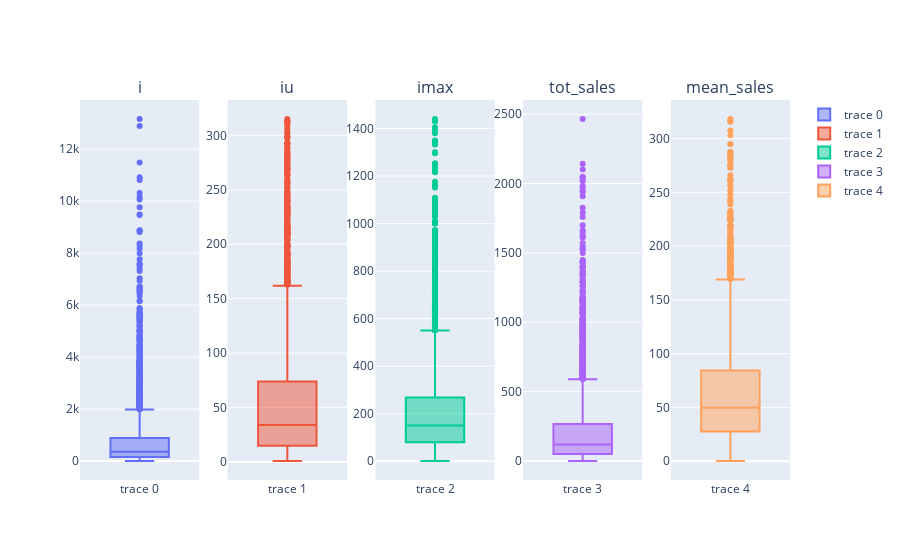

The notebook cell saved with this chart:
### Code cell
boxplots(df_indicators_no_outlier)

### Figure 1 — Plotly figure (JSON) as saved in the notebook; plotly's stock layout.template omitted (floating-point values rounded to 4 significant figures; data arrays with more than 128 entries replaced by an {"elided": "..."} marker saying what was removed)
{"data": [{"type": "box", "xaxis": "x", "y": {"elided": "4183 int values"}, "yaxis": "y"}, {"type": "box", "xaxis": "x2", "y": {"elided": "4183 int values"}, "yaxis": "y2"}, {"type": "box", "xaxis": "x3", "y": {"elided": "4183 int values"}, "yaxis": "y3"}, {"type": "box", "xaxis": "x4", "y": {"elided": "4183 float values"}, "yaxis": "y4"}, {"type": "box", "xaxis": "x5", "y": {"elided": "4183 float values"}, "yaxis": "y5"}], "layout": {"annotations": [{"font": {"size": 16}, "showarrow": false, "text": "i", "x": 0.084, "xanchor": "center", "xref": "paper", "y": 1, "yanchor": "bottom", "yref": "paper"}, {"font": {"size": 16}, "showarrow": false, "text": "iu", "x": 0.292, "xanchor": "center", "xref": "paper", "y": 1, "yanchor": "bottom", "yref": "paper"}, {"font": {"size": 16}, "showarrow": false, "text": "imax", "x": 0.5, "xanchor": "center", "xref": "paper", "y": 1, "yanchor": "bottom", "yref": "paper"}, {"font": {"size": 16}, "showarrow": false, "text": "tot_sales", "x": 0.708, "xanchor": "center", "xref": "paper", "y": 1, "yanchor": "bottom", "yref": "paper"}, {"font": {"size": 16}, "showarrow": false, "text": "mean_sales", "x": 0.916, "xanchor": "center", "xref": "paper", "y": 1, "yanchor": "bottom", "yref": "paper"}], "autosize": true, "xaxis": {"anchor": "y", "autorange": true, "domain": [0, 0.168], "range": [-0.5, 0.5], "type": "category"}, "xaxis2": {"anchor": "y2", "autorange": true, "domain": [0.208, 0.376], "range": [-0.5, 0.5], "type": "category"}, "xaxis3": {"anchor": "y3", "autorange": true, "domain": [0.416, 0.584], "range": [-0.5, 0.5], "type": "category"}, "xaxis4": {"anchor": "y4", "autorange": true, "domain": [0.624, 0.792], "range": [-0.5, 0.5], "type": "category"}, "xaxis5": {"anchor": "y5", "autorange": true, "domain": [0.832, 1], "range": [-0.5, 0.5], "type": "category"}, "yaxis": {"anchor": "x", "autorange": true, "domain": [0, 1], "range": [-730.2, 13890.0], "type": "linear"}, "yaxis2": {"anchor": "x2", "autorange": true, "domain": [0, 1], "range": [-16.44, 332.4], "type": "linear"}, "yaxis3": {"anchor": "x3", "autorange": true, "domain": [0, 1], "range": [-78.94, 1520.0], "type": "linear"}, "yaxis4": {"anchor": "x4", "autorange": true, "domain": [0, 1], "range": [-136.8, 2602.0], "type": "linear"}, "yaxis5": {"anchor": "x5", "autorange": true, "domain": [0, 1], "range": [-17.5, 335.9], "type": "linear"}}}
